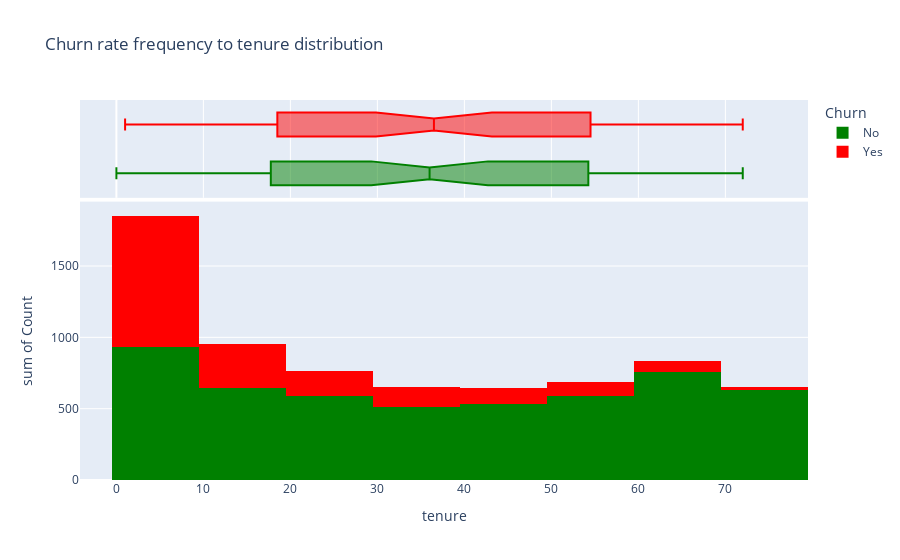
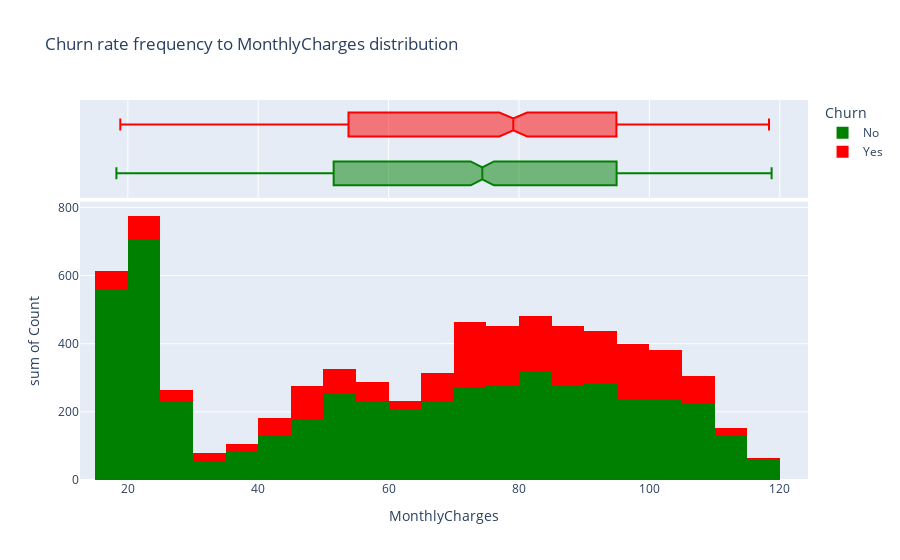
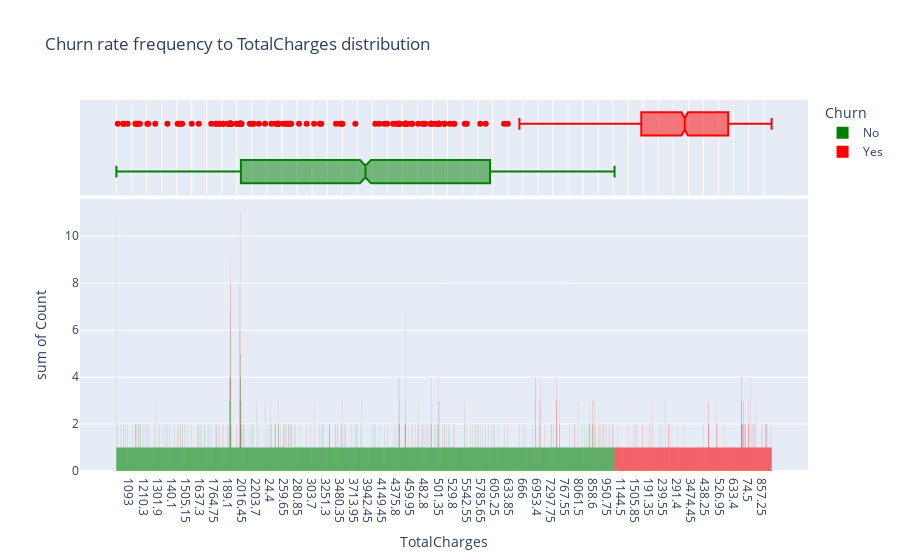

These figures' notebook cell, in order:
### Code cell
hist('tenure')
hist('MonthlyCharges')
hist('TotalCharges')

### Figure 1 — Plotly figure (JSON) as saved in the notebook; plotly's stock layout.template omitted (floating-point values rounded to 4 significant figures)
{"data": [{"alignmentgroup": "True", "bingroup": "x", "histfunc": "sum", "hovertemplate": "Churn=No<br>tenure=%{x}<br>sum of Count=%{y}<extra></extra>", "legendgroup": "No", "marker": {"color": "green", "pattern": {"shape": ""}}, "name": "No", "offsetgroup": "No", "orientation": "v", "showlegend": true, "type": "histogram", "x": [0, 1, 2, 3, 4, 5, 6, 7, 8, 9, 10, 11, 12, 13, 14, 15, 16, 17, 18, 19, 20, 21, 22, 23, 24, 25, 26, 27, 28, 29, 30, 31, 32, 33, 34, 35, 36, 37, 38, 39, 40, 41, 42, 43, 44, 45, 46, 47, 48, 49, 50, 51, 52, 53, 54, 55, 56, 57, 58, 59, 60, 61, 62, 63, 64, 65, 66, 67, 68, 69, 70, 71, 72], "xaxis": "x", "y": [11, 233, 115, 106, 93, 69, 70, 80, 81, 73, 71, 68, 79, 71, 52, 62, 52, 61, 73, 54, 53, 46, 63, 72, 71, 56, 64, 59, 45, 57, 56, 49, 50, 50, 53, 73, 40, 50, 46, 42, 51, 56, 51, 50, 45, 55, 62, 54, 55, 51, 58, 60, 72, 56, 55, 55, 70, 57, 56, 52, 70, 68, 65, 68, 76, 67, 75, 88, 91, 87, 108, 164, 356], "yaxis": "y"}, {"alignmentgroup": "True", "hovertemplate": "Churn=No<br>tenure=%{x}<extra></extra>", "legendgroup": "No", "marker": {"color": "green"}, "name": "No", "notched": true, "offsetgroup": "No", "showlegend": false, "type": "box", "x": [0, 1, 2, 3, 4, 5, 6, 7, 8, 9, 10, 11, 12, 13, 14, 15, 16, 17, 18, 19, 20, 21, 22, 23, 24, 25, 26, 27, 28, 29, 30, 31, 32, 33, 34, 35, 36, 37, 38, 39, 40, 41, 42, 43, 44, 45, 46, 47, 48, 49, 50, 51, 52, 53, 54, 55, 56, 57, 58, 59, 60, 61, 62, 63, 64, 65, 66, 67, 68, 69, 70, 71, 72], "xaxis": "x2", "yaxis": "y2"}, {"alignmentgroup": "True", "bingroup": "x", "histfunc": "sum", "hovertemplate": "Churn=Yes<br>tenure=%{x}<br>sum of Count=%{y}<extra></extra>", "legendgroup": "Yes", "marker": {"color": "red", "pattern": {"shape": ""}}, "name": "Yes", "offsetgroup": "Yes", "orientation": "v", "showlegend": true, "type": "histogram", "x": [1, 2, 3, 4, 5, 6, 7, 8, 9, 10, 11, 12, 13, 14, 15, 16, 17, 18, 19, 20, 21, 22, 23, 24, 25, 26, 27, 28, 29, 30, 31, 32, 33, 34, 35, 36, 37, 38, 39, 40, 41, 42, 43, 44, 45, 46, 47, 48, 49, 50, 51, 52, 53, 54, 55, 56, 57, 58, 59, 60, 61, 62, 63, 64, 65, 66, 67, 68, 69, 70, 71, 72], "xaxis": "x", "y": [380, 123, 94, 83, 64, 40, 51, 42, 46, 45, 31, 38, 38, 24, 37, 28, 26, 24, 19, 18, 17, 27, 13, 23, 23, 15, 13, 12, 15, 16, 16, 19, 14, 12, 15, 10, 15, 13, 14, 13, 14, 14, 15, 6, 6, 12, 14, 9, 15, 10, 8, 8, 14, 13, 9, 10, 8, 11, 8, 6, 8, 5, 4, 4, 9, 13, 10, 9, 8, 11, 6, 6], "yaxis": "y"}, {"alignmentgroup": "True", "hovertemplate": "Churn=Yes<br>tenure=%{x}<extra></extra>", "legendgroup": "Yes", "marker": {"color": "red"}, "name": "Yes", "notched": true, "offsetgroup": "Yes", "showlegend": false, "type": "box", "x": [1, 2, 3, 4, 5, 6, 7, 8, 9, 10, 11, 12, 13, 14, 15, 16, 17, 18, 19, 20, 21, 22, 23, 24, 25, 26, 27, 28, 29, 30, 31, 32, 33, 34, 35, 36, 37, 38, 39, 40, 41, 42, 43, 44, 45, 46, 47, 48, 49, 50, 51, 52, 53, 54, 55, 56, 57, 58, 59, 60, 61, 62, 63, 64, 65, 66, 67, 68, 69, 70, 71, 72], "xaxis": "x2", "yaxis": "y2"}], "layout": {"barmode": "relative", "legend": {"title": {"text": "Churn"}, "tracegroupgap": 0}, "title": {"text": "Churn rate frequency to tenure distribution"}, "xaxis": {"anchor": "y", "domain": [0, 1], "title": {"text": "tenure"}}, "xaxis2": {"anchor": "y2", "domain": [0, 1], "matches": "x", "showgrid": true, "showticklabels": false}, "yaxis": {"anchor": "x", "domain": [0, 0.7326], "title": {"text": "sum of Count"}}, "yaxis2": {"anchor": "x2", "domain": [0.7426, 1], "matches": "y2", "showgrid": false, "showline": false, "showticklabels": false, "ticks": ""}}}

### Figure 2 — Plotly figure (JSON) as saved in the notebook; plotly's stock layout.template omitted (floating-point values rounded to 4 significant figures; data arrays with more than 128 entries replaced by an {"elided": "..."} marker saying what was removed)
{"data": [{"alignmentgroup": "True", "bingroup": "x", "histfunc": "sum", "hovertemplate": "Churn=No<br>MonthlyCharges=%{x}<br>sum of Count=%{y}<extra></extra>", "legendgroup": "No", "marker": {"color": "green", "pattern": {"shape": ""}}, "name": "No", "offsetgroup": "No", "orientation": "v", "showlegend": true, "type": "histogram", "x": {"elided": "1460 float values"}, "xaxis": "x", "y": {"elided": "1460 int values"}, "yaxis": "y"}, {"alignmentgroup": "True", "hovertemplate": "Churn=No<br>MonthlyCharges=%{x}<extra></extra>", "legendgroup": "No", "marker": {"color": "green"}, "name": "No", "notched": true, "offsetgroup": "No", "showlegend": false, "type": "box", "x": {"elided": "1460 float values"}, "xaxis": "x2", "yaxis": "y2"}, {"alignmentgroup": "True", "bingroup": "x", "histfunc": "sum", "hovertemplate": "Churn=Yes<br>MonthlyCharges=%{x}<br>sum of Count=%{y}<extra></extra>", "legendgroup": "Yes", "marker": {"color": "red", "pattern": {"shape": ""}}, "name": "Yes", "offsetgroup": "Yes", "orientation": "v", "showlegend": true, "type": "histogram", "x": {"elided": "910 float values"}, "xaxis": "x", "y": {"elided": "910 int values"}, "yaxis": "y"}, {"alignmentgroup": "True", "hovertemplate": "Churn=Yes<br>MonthlyCharges=%{x}<extra></extra>", "legendgroup": "Yes", "marker": {"color": "red"}, "name": "Yes", "notched": true, "offsetgroup": "Yes", "showlegend": false, "type": "box", "x": {"elided": "910 float values"}, "xaxis": "x2", "yaxis": "y2"}], "layout": {"barmode": "relative", "legend": {"title": {"text": "Churn"}, "tracegroupgap": 0}, "title": {"text": "Churn rate frequency to MonthlyCharges distribution"}, "xaxis": {"anchor": "y", "domain": [0, 1], "title": {"text": "MonthlyCharges"}}, "xaxis2": {"anchor": "y2", "domain": [0, 1], "matches": "x", "showgrid": true, "showticklabels": false}, "yaxis": {"anchor": "x", "domain": [0, 0.7326], "title": {"text": "sum of Count"}}, "yaxis2": {"anchor": "x2", "domain": [0.7426, 1], "matches": "y2", "showgrid": false, "showline": false, "showticklabels": false, "ticks": ""}}}

### Figure 3 — Plotly figure (JSON) as saved in the notebook; plotly's stock layout.template omitted (floating-point values rounded to 4 significant figures; data arrays with more than 128 entries replaced by an {"elided": "..."} marker saying what was removed)
{"data": [{"alignmentgroup": "True", "bingroup": "x", "histfunc": "sum", "hovertemplate": "Churn=No<br>TotalCharges=%{x}<br>sum of Count=%{y}<extra></extra>", "legendgroup": "No", "marker": {"color": "green", "pattern": {"shape": ""}}, "name": "No", "offsetgroup": "No", "orientation": "v", "showlegend": true, "type": "histogram", "x": {"elided": "4965 str values"}, "xaxis": "x", "y": {"elided": "4965 int values"}, "yaxis": "y"}, {"alignmentgroup": "True", "hovertemplate": "Churn=No<br>TotalCharges=%{x}<extra></extra>", "legendgroup": "No", "marker": {"color": "green"}, "name": "No", "notched": true, "offsetgroup": "No", "showlegend": false, "type": "box", "x": {"elided": "4965 str values"}, "xaxis": "x2", "yaxis": "y2"}, {"alignmentgroup": "True", "bingroup": "x", "histfunc": "sum", "hovertemplate": "Churn=Yes<br>TotalCharges=%{x}<br>sum of Count=%{y}<extra></extra>", "legendgroup": "Yes", "marker": {"color": "red", "pattern": {"shape": ""}}, "name": "Yes", "offsetgroup": "Yes", "orientation": "v", "showlegend": true, "type": "histogram", "x": {"elided": "1732 str values"}, "xaxis": "x", "y": {"elided": "1732 int values"}, "yaxis": "y"}, {"alignmentgroup": "True", "hovertemplate": "Churn=Yes<br>TotalCharges=%{x}<extra></extra>", "legendgroup": "Yes", "marker": {"color": "red"}, "name": "Yes", "notched": true, "offsetgroup": "Yes", "showlegend": false, "type": "box", "x": {"elided": "1732 str values"}, "xaxis": "x2", "yaxis": "y2"}], "layout": {"barmode": "relative", "legend": {"title": {"text": "Churn"}, "tracegroupgap": 0}, "title": {"text": "Churn rate frequency to TotalCharges distribution"}, "xaxis": {"anchor": "y", "domain": [0, 1], "title": {"text": "TotalCharges"}}, "xaxis2": {"anchor": "y2", "domain": [0, 1], "matches": "x", "showgrid": true, "showticklabels": false}, "yaxis": {"anchor": "x", "domain": [0, 0.7326], "title": {"text": "sum of Count"}}, "yaxis2": {"anchor": "x2", "domain": [0.7426, 1], "matches": "y2", "showgrid": false, "showline": false, "showticklabels": false, "ticks": ""}}}
